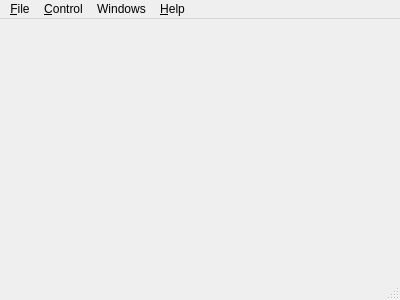
<?xml version="1.0" encoding="UTF-8"?>
<ui version="4.0">
 <class>MainWindow</class>
 <widget class="QMainWindow" name="MainWindow">
  <property name="geometry">
   <rect>
    <x>0</x>
    <y>0</y>
    <width>400</width>
    <height>300</height>
   </rect>
  </property>
  <property name="windowTitle">
   <string>Spivak Karaoke Player</string>
  </property>
  <property name="windowIcon">
   <iconset resource="resources.qrc">
    <normaloff>:/images/application.ico</normaloff>:/images/application.ico</iconset>
  </property>
  <widget class="QWidget" name="centralWidget"/>
  <widget class="QMenuBar" name="mainMenuBar">
   <property name="geometry">
    <rect>
     <x>0</x>
     <y>0</y>
     <width>400</width>
     <height>24</height>
    </rect>
   </property>
   <widget class="QMenu" name="menu_File">
    <property name="title">
     <string>&amp;File</string>
    </property>
    <addaction name="actionPlay_file"/>
    <addaction name="separator"/>
    <addaction name="actionSettings"/>
    <addaction name="separator"/>
    <addaction name="action_Quit"/>
   </widget>
   <widget class="QMenu" name="menu_Help">
    <property name="title">
     <string>&amp;Help</string>
    </property>
    <addaction name="actionSend_the_feedback"/>
    <addaction name="action_About"/>
    <addaction name="separator"/>
    <addaction name="actionRun_First_Time_Wizard"/>
   </widget>
   <widget class="QMenu" name="menuPlayer">
    <property name="title">
     <string>&amp;Control</string>
    </property>
    <addaction name="actionStart_playing"/>
    <addaction name="actionPause"/>
    <addaction name="actionStop"/>
    <addaction name="separator"/>
    <addaction name="actionNext_song_in_queue"/>
    <addaction name="actionPrevious_song_in_queue"/>
    <addaction name="separator"/>
    <addaction name="actionToggle_full_screen"/>
   </widget>
   <widget class="QMenu" name="menuWindows">
    <property name="title">
     <string>Windows</string>
    </property>
    <addaction name="actionShow_karaoke_queue_window"/>
    <addaction name="actionShow_music_queue_window"/>
   </widget>
   <addaction name="menu_File"/>
   <addaction name="menuPlayer"/>
   <addaction name="menuWindows"/>
   <addaction name="menu_Help"/>
  </widget>
  <widget class="QStatusBar" name="statusbar"/>
  <action name="actionPlay_file">
   <property name="text">
    <string>&amp;Play file...</string>
   </property>
   <property name="shortcut">
    <string>Ctrl+O</string>
   </property>
  </action>
  <action name="action_Quit">
   <property name="text">
    <string>&amp;Quit</string>
   </property>
   <property name="shortcut">
    <string>Ctrl+Q</string>
   </property>
  </action>
  <action name="action_About">
   <property name="text">
    <string>&amp;About...</string>
   </property>
  </action>
  <action name="actionStart_playing">
   <property name="text">
    <string>&amp;Start playing</string>
   </property>
  </action>
  <action name="actionPause">
   <property name="text">
    <string>&amp;Pause</string>
   </property>
  </action>
  <action name="actionStop">
   <property name="text">
    <string>St&amp;op</string>
   </property>
  </action>
  <action name="actionNext_song_in_queue">
   <property name="text">
    <string>&amp;Next song in queue</string>
   </property>
  </action>
  <action name="actionPrevious_song_in_queue">
   <property name="text">
    <string>Previous song &amp;in queue</string>
   </property>
  </action>
  <action name="actionSettings">
   <property name="text">
    <string>P&amp;references...</string>
   </property>
  </action>
  <action name="actionShow_karaoke_queue_window">
   <property name="checkable">
    <bool>true</bool>
   </property>
   <property name="text">
    <string>&amp;Karaoke queue window</string>
   </property>
  </action>
  <action name="actionShow_music_queue_window">
   <property name="checkable">
    <bool>true</bool>
   </property>
   <property name="text">
    <string>&amp;Music queue window</string>
   </property>
  </action>
  <action name="actionToggle_full_screen">
   <property name="checkable">
    <bool>true</bool>
   </property>
   <property name="text">
    <string>&amp;Toggle full screen</string>
   </property>
   <property name="shortcut">
    <string>F11</string>
   </property>
  </action>
  <action name="actionRun_First_Time_Wizard">
   <property name="text">
    <string>&amp;Run First Time Wizard</string>
   </property>
  </action>
  <action name="actionSend_the_feedback">
   <property name="text">
    <string>&amp;Send the feedback...</string>
   </property>
  </action>
 </widget>
 <layoutdefault spacing="6" margin="11"/>
 <resources>
  <include location="resources.qrc"/>
 </resources>
 <connections/>
</ui>
